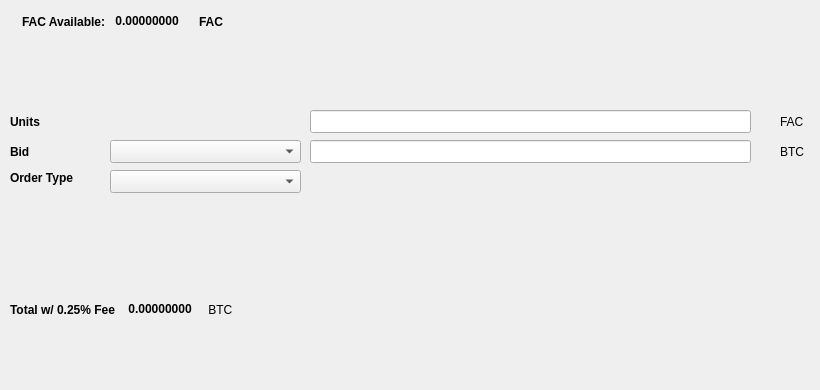
   <widget class="QWidget" name="SellTab">
    <attribute name="title">
     <string>Sell</string>
    </attribute>
    <widget class="QLabel" name="label_16">
     <property name="geometry">
      <rect>
       <x>780</x>
       <y>140</y>
       <width>31</width>
       <height>23</height>
      </rect>
     </property>
     <property name="text">
      <string>BTC</string>
     </property>
    </widget>
    <widget class="QComboBox" name="SellBidcomboBox">
     <property name="geometry">
      <rect>
       <x>110</x>
       <y>140</y>
       <width>191</width>
       <height>23</height>
      </rect>
     </property>
     <property name="font">
      <font>
       <pointsize>10</pointsize>
      </font>
     </property>
    </widget>
    <widget class="QLabel" name="label_18">
     <property name="geometry">
      <rect>
       <x>10</x>
       <y>110</y>
       <width>46</width>
       <height>23</height>
      </rect>
     </property>
     <property name="font">
      <font>
       <weight>75</weight>
       <bold>true</bold>
      </font>
     </property>
     <property name="text">
      <string>Units</string>
     </property>
    </widget>
    <widget class="QtMaterialFlatButton" name="Sell_Max_Amount" native="true">
     <property name="geometry">
      <rect>
       <x>110</x>
       <y>110</y>
       <width>191</width>
       <height>23</height>
      </rect>
     </property>
     <property name="font">
      <font>
       <pointsize>10</pointsize>
      </font>
     </property>
     <property name="text" stdset="0">
      <string>Max</string>
     </property>
    </widget>
    <widget class="QLabel" name="label_20">
     <property name="geometry">
      <rect>
       <x>10</x>
       <y>170</y>
       <width>91</width>
       <height>16</height>
      </rect>
     </property>
     <property name="font">
      <font>
       <weight>75</weight>
       <bold>true</bold>
      </font>
     </property>
     <property name="text">
      <string>Order Type</string>
     </property>
    </widget>
    <widget class="QComboBox" name="SellOrdertypeCombo">
     <property name="geometry">
      <rect>
       <x>110</x>
       <y>170</y>
       <width>191</width>
       <height>23</height>
      </rect>
     </property>
     <property name="font">
      <font>
       <pointsize>10</pointsize>
      </font>
     </property>
    </widget>
    <widget class="QLabel" name="label_21">
     <property name="geometry">
      <rect>
       <x>10</x>
       <y>140</y>
       <width>46</width>
       <height>23</height>
      </rect>
     </property>
     <property name="font">
      <font>
       <weight>75</weight>
       <bold>true</bold>
      </font>
     </property>
     <property name="text">
      <string>Bid</string>
     </property>
    </widget>
    <widget class="QLabel" name="label_22">
     <property name="geometry">
      <rect>
       <x>780</x>
       <y>110</y>
       <width>31</width>
       <height>23</height>
      </rect>
     </property>
     <property name="text">
      <string>FAC</string>
     </property>
    </widget>
    <widget class="QLineEdit" name="UnitsInputFAC">
     <property name="geometry">
      <rect>
       <x>310</x>
       <y>110</y>
       <width>441</width>
       <height>23</height>
      </rect>
     </property>
     <property name="font">
      <font>
       <pointsize>9</pointsize>
       <weight>75</weight>
       <bold>true</bold>
      </font>
     </property>
    </widget>
    <widget class="QLineEdit" name="SellBidPriceEdit">
     <property name="geometry">
      <rect>
       <x>310</x>
       <y>140</y>
       <width>441</width>
       <height>23</height>
      </rect>
     </property>
     <property name="font">
      <font>
       <pointsize>9</pointsize>
       <weight>75</weight>
       <bold>true</bold>
      </font>
     </property>
    </widget>
    <widget class="QtMaterialFlatButton" name="SellFACBTN" native="true">
     <property name="geometry">
      <rect>
       <x>30</x>
       <y>330</y>
       <width>131</width>
       <height>23</height>
      </rect>
     </property>
     <property name="text" stdset="0">
      <string>Sell FAC</string>
     </property>
     <property name="icon" stdset="0">
      <iconset resource="../fac.qrc">
       <normaloff>:/icons/bitcoin</normaloff>:/icons/bitcoin</iconset>
     </property>
    </widget>
    <widget class="QWidget" name="layoutWidget3">
     <property name="geometry">
      <rect>
       <x>22</x>
       <y>12</y>
       <width>258</width>
       <height>19</height>
      </rect>
     </property>
     <layout class="QHBoxLayout" name="horizontalLayout">
      <item>
       <widget class="QLabel" name="label232_2">
        <property name="font">
         <font>
          <weight>75</weight>
          <bold>true</bold>
         </font>
        </property>
        <property name="text">
         <string>FAC Available:</string>
        </property>
       </widget>
      </item>
      <item>
       <widget class="QLabel" name="FACAvailableLabel">
        <property name="palette">
         <palette>
          <active>
           <colorrole role="WindowText">
            <brush brushstyle="SolidPattern">
             <color alpha="255">
              <red>0</red>
              <green>0</green>
              <blue>0</blue>
             </color>
            </brush>
           </colorrole>
           <colorrole role="Button">
            <brush brushstyle="SolidPattern">
             <color alpha="255">
              <red>0</red>
              <green>170</green>
              <blue>0</blue>
             </color>
            </brush>
           </colorrole>
           <colorrole role="Light">
            <brush brushstyle="SolidPattern">
             <color alpha="255">
              <red>0</red>
              <green>255</green>
              <blue>0</blue>
             </color>
            </brush>
           </colorrole>
           <colorrole role="Midlight">
            <brush brushstyle="SolidPattern">
             <color alpha="255">
              <red>0</red>
              <green>212</green>
              <blue>0</blue>
             </color>
            </brush>
           </colorrole>
           <colorrole role="Dark">
            <brush brushstyle="SolidPattern">
             <color alpha="255">
              <red>0</red>
              <green>85</green>
              <blue>0</blue>
             </color>
            </brush>
           </colorrole>
           <colorrole role="Mid">
            <brush brushstyle="SolidPattern">
             <color alpha="255">
              <red>0</red>
              <green>113</green>
              <blue>0</blue>
             </color>
            </brush>
           </colorrole>
           <colorrole role="Text">
            <brush brushstyle="SolidPattern">
             <color alpha="255">
              <red>0</red>
              <green>170</green>
              <blue>0</blue>
             </color>
            </brush>
           </colorrole>
           <colorrole role="BrightText">
            <brush brushstyle="SolidPattern">
             <color alpha="255">
              <red>255</red>
              <green>255</green>
              <blue>255</blue>
             </color>
            </brush>
           </colorrole>
           <colorrole role="ButtonText">
            <brush brushstyle="SolidPattern">
             <color alpha="255">
              <red>0</red>
              <green>0</green>
              <blue>0</blue>
             </color>
            </brush>
           </colorrole>
           <colorrole role="Base">
            <brush brushstyle="SolidPattern">
             <color alpha="255">
              <red>255</red>
              <green>255</green>
              <blue>255</blue>
             </color>
            </brush>
           </colorrole>
           <colorrole role="Window">
            <brush brushstyle="SolidPattern">
             <color alpha="255">
              <red>0</red>
              <green>170</green>
              <blue>0</blue>
             </color>
            </brush>
           </colorrole>
           <colorrole role="Shadow">
            <brush brushstyle="SolidPattern">
             <color alpha="255">
              <red>0</red>
              <green>0</green>
              <blue>0</blue>
             </color>
            </brush>
           </colorrole>
           <colorrole role="AlternateBase">
            <brush brushstyle="SolidPattern">
             <color alpha="255">
              <red>127</red>
              <green>212</green>
              <blue>127</blue>
             </color>
            </brush>
           </colorrole>
           <colorrole role="ToolTipBase">
            <brush brushstyle="SolidPattern">
             <color alpha="255">
              <red>255</red>
              <green>255</green>
              <blue>220</blue>
             </color>
            </brush>
           </colorrole>
           <colorrole role="ToolTipText">
            <brush brushstyle="SolidPattern">
             <color alpha="255">
              <red>0</red>
              <green>0</green>
              <blue>0</blue>
             </color>
            </brush>
           </colorrole>
          </active>
          <inactive>
           <colorrole role="WindowText">
            <brush brushstyle="SolidPattern">
             <color alpha="255">
              <red>0</red>
              <green>0</green>
              <blue>0</blue>
             </color>
            </brush>
           </colorrole>
           <colorrole role="Button">
            <brush brushstyle="SolidPattern">
             <color alpha="255">
              <red>0</red>
              <green>170</green>
              <blue>0</blue>
             </color>
            </brush>
           </colorrole>
           <colorrole role="Light">
            <brush brushstyle="SolidPattern">
             <color alpha="255">
              <red>0</red>
              <green>255</green>
              <blue>0</blue>
             </color>
            </brush>
           </colorrole>
           <colorrole role="Midlight">
            <brush brushstyle="SolidPattern">
             <color alpha="255">
              <red>0</red>
              <green>212</green>
              <blue>0</blue>
             </color>
            </brush>
           </colorrole>
           <colorrole role="Dark">
            <brush brushstyle="SolidPattern">
             <color alpha="255">
              <red>0</red>
              <green>85</green>
              <blue>0</blue>
             </color>
            </brush>
           </colorrole>
           <colorrole role="Mid">
            <brush brushstyle="SolidPattern">
             <color alpha="255">
              <red>0</red>
              <green>113</green>
              <blue>0</blue>
             </color>
            </brush>
           </colorrole>
           <colorrole role="Text">
            <brush brushstyle="SolidPattern">
             <color alpha="255">
              <red>0</red>
              <green>170</green>
              <blue>0</blue>
             </color>
            </brush>
           </colorrole>
           <colorrole role="BrightText">
            <brush brushstyle="SolidPattern">
             <color alpha="255">
              <red>255</red>
              <green>255</green>
              <blue>255</blue>
             </color>
            </brush>
           </colorrole>
           <colorrole role="ButtonText">
            <brush brushstyle="SolidPattern">
             <color alpha="255">
              <red>0</red>
              <green>0</green>
              <blue>0</blue>
             </color>
            </brush>
           </colorrole>
           <colorrole role="Base">
            <brush brushstyle="SolidPattern">
             <color alpha="255">
              <red>255</red>
              <green>255</green>
              <blue>255</blue>
             </color>
            </brush>
           </colorrole>
           <colorrole role="Window">
            <brush brushstyle="SolidPattern">
             <color alpha="255">
              <red>0</red>
              <green>170</green>
              <blue>0</blue>
             </color>
            </brush>
           </colorrole>
           <colorrole role="Shadow">
            <brush brushstyle="SolidPattern">
             <color alpha="255">
              <red>0</red>
              <green>0</green>
              <blue>0</blue>
             </color>
            </brush>
           </colorrole>
           <colorrole role="AlternateBase">
            <brush brushstyle="SolidPattern">
             <color alpha="255">
              <red>127</red>
              <green>212</green>
              <blue>127</blue>
             </color>
            </brush>
           </colorrole>
           <colorrole role="ToolTipBase">
            <brush brushstyle="SolidPattern">
             <color alpha="255">
              <red>255</red>
              <green>255</green>
              <blue>220</blue>
             </color>
            </brush>
           </colorrole>
           <colorrole role="ToolTipText">
            <brush brushstyle="SolidPattern">
             <color alpha="255">
              <red>0</red>
              <green>0</green>
              <blue>0</blue>
             </color>
            </brush>
           </colorrole>
          </inactive>
          <disabled>
           <colorrole role="WindowText">
            <brush brushstyle="SolidPattern">
             <color alpha="255">
              <red>0</red>
              <green>85</green>
              <blue>0</blue>
             </color>
            </brush>
           </colorrole>
           <colorrole role="Button">
            <brush brushstyle="SolidPattern">
             <color alpha="255">
              <red>0</red>
              <green>170</green>
              <blue>0</blue>
             </color>
            </brush>
           </colorrole>
           <colorrole role="Light">
            <brush brushstyle="SolidPattern">
             <color alpha="255">
              <red>0</red>
              <green>255</green>
              <blue>0</blue>
             </color>
            </brush>
           </colorrole>
           <colorrole role="Midlight">
            <brush brushstyle="SolidPattern">
             <color alpha="255">
              <red>0</red>
              <green>212</green>
              <blue>0</blue>
             </color>
            </brush>
           </colorrole>
           <colorrole role="Dark">
            <brush brushstyle="SolidPattern">
             <color alpha="255">
              <red>0</red>
              <green>85</green>
              <blue>0</blue>
             </color>
            </brush>
           </colorrole>
           <colorrole role="Mid">
            <brush brushstyle="SolidPattern">
             <color alpha="255">
              <red>0</red>
              <green>113</green>
              <blue>0</blue>
             </color>
            </brush>
           </colorrole>
           <colorrole role="Text">
            <brush brushstyle="SolidPattern">
             <color alpha="255">
              <red>0</red>
              <green>85</green>
              <blue>0</blue>
             </color>
            </brush>
           </colorrole>
           <colorrole role="BrightText">
            <brush brushstyle="SolidPattern">
             <color alpha="255">
              <red>255</red>
              <green>255</green>
              <blue>255</blue>
             </color>
            </brush>
           </colorrole>
           <colorrole role="ButtonText">
            <brush brushstyle="SolidPattern">
             <color alpha="255">
              <red>0</red>
              <green>85</green>
              <blue>0</blue>
             </color>
            </brush>
           </colorrole>
           <colorrole role="Base">
            <brush brushstyle="SolidPattern">
             <color alpha="255">
              <red>0</red>
              <green>170</green>
              <blue>0</blue>
             </color>
            </brush>
           </colorrole>
           <colorrole role="Window">
            <brush brushstyle="SolidPattern">
             <color alpha="255">
              <red>0</red>
              <green>170</green>
              <blue>0</blue>
             </color>
            </brush>
           </colorrole>
           <colorrole role="Shadow">
            <brush brushstyle="SolidPattern">
             <color alpha="255">
              <red>0</red>
              <green>0</green>
              <blue>0</blue>
             </color>
            </brush>
           </colorrole>
           <colorrole role="AlternateBase">
            <brush brushstyle="SolidPattern">
             <color alpha="255">
              <red>0</red>
              <green>170</green>
              <blue>0</blue>
             </color>
            </brush>
           </colorrole>
           <colorrole role="ToolTipBase">
            <brush brushstyle="SolidPattern">
             <color alpha="255">
              <red>255</red>
              <green>255</green>
              <blue>220</blue>
             </color>
            </brush>
           </colorrole>
           <colorrole role="ToolTipText">
            <brush brushstyle="SolidPattern">
             <color alpha="255">
              <red>0</red>
              <green>0</green>
              <blue>0</blue>
             </color>
            </brush>
           </colorrole>
          </disabled>
         </palette>
        </property>
        <property name="font">
         <font>
          <weight>75</weight>
          <bold>true</bold>
         </font>
        </property>
        <property name="text">
         <string> 0.00000000 </string>
        </property>
        <property name="textInteractionFlags">
         <set>Qt::LinksAccessibleByMouse|Qt::TextSelectableByKeyboard|Qt::TextSelectableByMouse</set>
        </property>
       </widget>
      </item>
      <item>
       <widget class="QLabel" name="labelFAC">
        <property name="font">
         <font>
          <weight>75</weight>
          <bold>true</bold>
         </font>
        </property>
        <property name="text">
         <string>FAC</string>
        </property>
       </widget>
      </item>
     </layout>
    </widget>
    <widget class="QWidget" name="layoutWidget">
     <property name="geometry">
      <rect>
       <x>10</x>
       <y>300</y>
       <width>268</width>
       <height>19</height>
      </rect>
     </property>
     <layout class="QHBoxLayout" name="horizontalLayout_2">
      <item>
       <widget class="QLabel" name="label_19">
        <property name="font">
         <font>
          <weight>75</weight>
          <bold>true</bold>
         </font>
        </property>
        <property name="text">
         <string>Total w/ 0.25% Fee </string>
        </property>
       </widget>
      </item>
      <item>
       <widget class="QLabel" name="SellCostLabel">
        <property name="palette">
         <palette>
          <active>
           <colorrole role="WindowText">
            <brush brushstyle="SolidPattern">
             <color alpha="255">
              <red>0</red>
              <green>0</green>
              <blue>0</blue>
             </color>
            </brush>
           </colorrole>
           <colorrole role="Button">
            <brush brushstyle="SolidPattern">
             <color alpha="255">
              <red>0</red>
              <green>170</green>
              <blue>0</blue>
             </color>
            </brush>
           </colorrole>
           <colorrole role="Light">
            <brush brushstyle="SolidPattern">
             <color alpha="255">
              <red>0</red>
              <green>255</green>
              <blue>0</blue>
             </color>
            </brush>
           </colorrole>
           <colorrole role="Midlight">
            <brush brushstyle="SolidPattern">
             <color alpha="255">
              <red>0</red>
              <green>212</green>
              <blue>0</blue>
             </color>
            </brush>
           </colorrole>
           <colorrole role="Dark">
            <brush brushstyle="SolidPattern">
             <color alpha="255">
              <red>0</red>
              <green>85</green>
              <blue>0</blue>
             </color>
            </brush>
           </colorrole>
           <colorrole role="Mid">
            <brush brushstyle="SolidPattern">
             <color alpha="255">
              <red>0</red>
              <green>113</green>
              <blue>0</blue>
             </color>
            </brush>
           </colorrole>
           <colorrole role="Text">
            <brush brushstyle="SolidPattern">
             <color alpha="255">
              <red>0</red>
              <green>170</green>
              <blue>0</blue>
             </color>
            </brush>
           </colorrole>
           <colorrole role="BrightText">
            <brush brushstyle="SolidPattern">
             <color alpha="255">
              <red>255</red>
              <green>255</green>
              <blue>255</blue>
             </color>
            </brush>
           </colorrole>
           <colorrole role="ButtonText">
            <brush brushstyle="SolidPattern">
             <color alpha="255">
              <red>0</red>
              <green>0</green>
              <blue>0</blue>
             </color>
            </brush>
           </colorrole>
           <colorrole role="Base">
            <brush brushstyle="SolidPattern">
             <color alpha="255">
              <red>255</red>
              <green>255</green>
              <blue>255</blue>
             </color>
            </brush>
           </colorrole>
           <colorrole role="Window">
            <brush brushstyle="SolidPattern">
             <color alpha="255">
              <red>0</red>
              <green>170</green>
              <blue>0</blue>
             </color>
            </brush>
           </colorrole>
           <colorrole role="Shadow">
            <brush brushstyle="SolidPattern">
             <color alpha="255">
              <red>0</red>
              <green>0</green>
              <blue>0</blue>
             </color>
            </brush>
           </colorrole>
           <colorrole role="AlternateBase">
            <brush brushstyle="SolidPattern">
             <color alpha="255">
              <red>127</red>
              <green>212</green>
              <blue>127</blue>
             </color>
            </brush>
           </colorrole>
           <colorrole role="ToolTipBase">
            <brush brushstyle="SolidPattern">
             <color alpha="255">
              <red>255</red>
              <green>255</green>
              <blue>220</blue>
             </color>
            </brush>
           </colorrole>
           <colorrole role="ToolTipText">
            <brush brushstyle="SolidPattern">
             <color alpha="255">
              <red>0</red>
              <green>0</green>
              <blue>0</blue>
             </color>
            </brush>
           </colorrole>
          </active>
          <inactive>
           <colorrole role="WindowText">
            <brush brushstyle="SolidPattern">
             <color alpha="255">
              <red>0</red>
              <green>0</green>
              <blue>0</blue>
             </color>
            </brush>
           </colorrole>
           <colorrole role="Button">
            <brush brushstyle="SolidPattern">
             <color alpha="255">
              <red>0</red>
              <green>170</green>
              <blue>0</blue>
             </color>
            </brush>
           </colorrole>
           <colorrole role="Light">
            <brush brushstyle="SolidPattern">
             <color alpha="255">
              <red>0</red>
              <green>255</green>
              <blue>0</blue>
             </color>
            </brush>
           </colorrole>
           <colorrole role="Midlight">
            <brush brushstyle="SolidPattern">
             <color alpha="255">
              <red>0</red>
              <green>212</green>
              <blue>0</blue>
             </color>
            </brush>
           </colorrole>
           <colorrole role="Dark">
            <brush brushstyle="SolidPattern">
             <color alpha="255">
              <red>0</red>
              <green>85</green>
              <blue>0</blue>
             </color>
            </brush>
           </colorrole>
           <colorrole role="Mid">
            <brush brushstyle="SolidPattern">
             <color alpha="255">
              <red>0</red>
              <green>113</green>
              <blue>0</blue>
             </color>
            </brush>
           </colorrole>
           <colorrole role="Text">
            <brush brushstyle="SolidPattern">
             <color alpha="255">
              <red>0</red>
              <green>170</green>
              <blue>0</blue>
             </color>
            </brush>
           </colorrole>
           <colorrole role="BrightText">
            <brush brushstyle="SolidPattern">
             <color alpha="255">
              <red>255</red>
              <green>255</green>
              <blue>255</blue>
             </color>
            </brush>
           </colorrole>
           <colorrole role="ButtonText">
            <brush brushstyle="SolidPattern">
             <color alpha="255">
              <red>0</red>
              <green>0</green>
              <blue>0</blue>
             </color>
            </brush>
           </colorrole>
           <colorrole role="Base">
            <brush brushstyle="SolidPattern">
             <color alpha="255">
              <red>255</red>
              <green>255</green>
              <blue>255</blue>
             </color>
            </brush>
           </colorrole>
           <colorrole role="Window">
            <brush brushstyle="SolidPattern">
             <color alpha="255">
              <red>0</red>
              <green>170</green>
              <blue>0</blue>
             </color>
            </brush>
           </colorrole>
           <colorrole role="Shadow">
            <brush brushstyle="SolidPattern">
             <color alpha="255">
              <red>0</red>
              <green>0</green>
              <blue>0</blue>
             </color>
            </brush>
           </colorrole>
           <colorrole role="AlternateBase">
            <brush brushstyle="SolidPattern">
             <color alpha="255">
              <red>127</red>
              <green>212</green>
              <blue>127</blue>
             </color>
            </brush>
           </colorrole>
           <colorrole role="ToolTipBase">
            <brush brushstyle="SolidPattern">
             <color alpha="255">
              <red>255</red>
              <green>255</green>
              <blue>220</blue>
             </color>
            </brush>
           </colorrole>
           <colorrole role="ToolTipText">
            <brush brushstyle="SolidPattern">
             <color alpha="255">
              <red>0</red>
              <green>0</green>
              <blue>0</blue>
             </color>
            </brush>
           </colorrole>
          </inactive>
          <disabled>
           <colorrole role="WindowText">
            <brush brushstyle="SolidPattern">
             <color alpha="255">
              <red>0</red>
              <green>85</green>
              <blue>0</blue>
             </color>
            </brush>
           </colorrole>
           <colorrole role="Button">
            <brush brushstyle="SolidPattern">
             <color alpha="255">
              <red>0</red>
              <green>170</green>
              <blue>0</blue>
             </color>
            </brush>
           </colorrole>
           <colorrole role="Light">
            <brush brushstyle="SolidPattern">
             <color alpha="255">
              <red>0</red>
              <green>255</green>
              <blue>0</blue>
             </color>
            </brush>
           </colorrole>
           <colorrole role="Midlight">
            <brush brushstyle="SolidPattern">
             <color alpha="255">
              <red>0</red>
              <green>212</green>
              <blue>0</blue>
             </color>
            </brush>
           </colorrole>
           <colorrole role="Dark">
            <brush brushstyle="SolidPattern">
             <color alpha="255">
              <red>0</red>
              <green>85</green>
              <blue>0</blue>
             </color>
            </brush>
           </colorrole>
           <colorrole role="Mid">
            <brush brushstyle="SolidPattern">
             <color alpha="255">
              <red>0</red>
              <green>113</green>
              <blue>0</blue>
             </color>
            </brush>
           </colorrole>
           <colorrole role="Text">
            <brush brushstyle="SolidPattern">
             <color alpha="255">
              <red>0</red>
              <green>85</green>
              <blue>0</blue>
             </color>
            </brush>
           </colorrole>
           <colorrole role="BrightText">
            <brush brushstyle="SolidPattern">
             <color alpha="255">
              <red>255</red>
              <green>255</green>
              <blue>255</blue>
             </color>
            </brush>
           </colorrole>
           <colorrole role="ButtonText">
            <brush brushstyle="SolidPattern">
             <color alpha="255">
              <red>0</red>
              <green>85</green>
              <blue>0</blue>
             </color>
            </brush>
           </colorrole>
           <colorrole role="Base">
            <brush brushstyle="SolidPattern">
             <color alpha="255">
              <red>0</red>
              <green>170</green>
              <blue>0</blue>
             </color>
            </brush>
           </colorrole>
           <colorrole role="Window">
            <brush brushstyle="SolidPattern">
             <color alpha="255">
              <red>0</red>
              <green>170</green>
              <blue>0</blue>
             </color>
            </brush>
           </colorrole>
           <colorrole role="Shadow">
            <brush brushstyle="SolidPattern">
             <color alpha="255">
              <red>0</red>
              <green>0</green>
              <blue>0</blue>
             </color>
            </brush>
           </colorrole>
           <colorrole role="AlternateBase">
            <brush brushstyle="SolidPattern">
             <color alpha="255">
              <red>0</red>
              <green>170</green>
              <blue>0</blue>
             </color>
            </brush>
           </colorrole>
           <colorrole role="ToolTipBase">
            <brush brushstyle="SolidPattern">
             <color alpha="255">
              <red>255</red>
              <green>255</green>
              <blue>220</blue>
             </color>
            </brush>
           </colorrole>
           <colorrole role="ToolTipText">
            <brush brushstyle="SolidPattern">
             <color alpha="255">
              <red>0</red>
              <green>0</green>
              <blue>0</blue>
             </color>
            </brush>
           </colorrole>
          </disabled>
         </palette>
        </property>
        <property name="font">
         <font>
          <weight>75</weight>
          <bold>true</bold>
         </font>
        </property>
        <property name="autoFillBackground">
         <bool>false</bool>
        </property>
        <property name="text">
         <string> 0.00000000</string>
        </property>
        <property name="textInteractionFlags">
         <set>Qt::LinksAccessibleByMouse|Qt::TextSelectableByMouse</set>
        </property>
       </widget>
      </item>
      <item>
       <widget class="QLabel" name="label_17">
        <property name="font">
         <font>
          <weight>50</weight>
          <bold>false</bold>
         </font>
        </property>
        <property name="text">
         <string> BTC</string>
        </property>
       </widget>
      </item>
     </layout>
    </widget>
    <widget class="QLabel" name="label_23">
     <property name="geometry">
      <rect>
       <x>460</x>
       <y>300</y>
       <width>281</width>
       <height>81</height>
      </rect>
     </property>
     <property name="text">
      <string/>
     </property>
     <property name="pixmap">
      <pixmap>:/images/bittrex</pixmap>
     </property>
    </widget>
   </widget>
